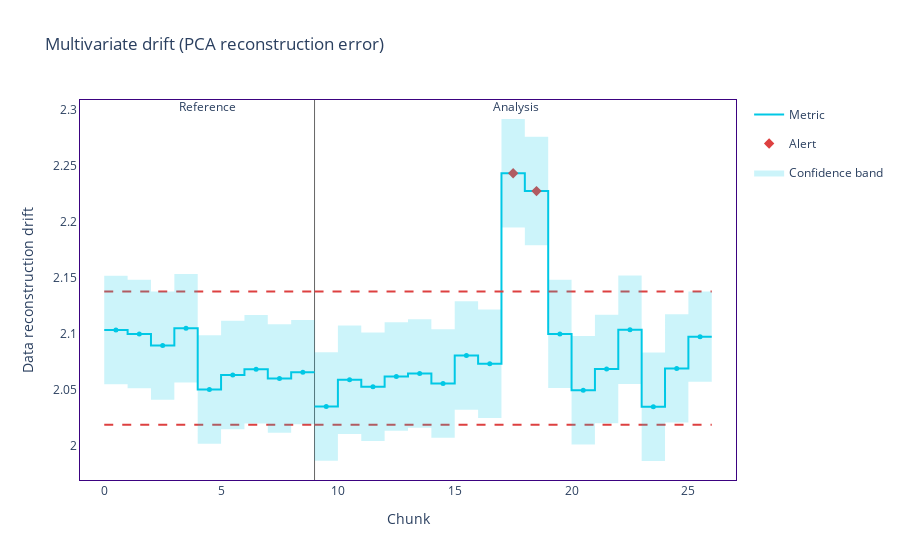

The notebook cell this image was saved under:
### Code cell
figure = results_multivariate.plot()
figure.show()

### Figure 1 — Plotly figure (JSON) as saved in the notebook; plotly's stock layout.template omitted (floating-point values rounded to 4 significant figures)
{"data": [{"hoverinfo": "skip", "legendgroup": "metric_reference", "line": {"color": "#00c8e5", "shape": "hv", "width": 2}, "mode": "lines", "name": "Metric", "showlegend": true, "x": [0, 1, 2, 3, 4, 5, 6, 7, 8, 9], "y": [2.103, 2.1, 2.089, 2.105, 2.05, 2.063, 2.068, 2.06, 2.066, 2.066], "type": "scatter"}, {"customdata": [["Data reconstruction drift", "<b style=\"color:#00c8e5;line-height:60px\">Reference</b>", "", "[0:4999]", "Chunk index: <b>0</b>", 2.103, 0.0484], ["Data reconstruction drift", "<b style=\"color:#00c8e5;line-height:60px\">Reference</b>", "", "[5000:9999]", "Chunk index: <b>1</b>", 2.1, 0.0484], ["Data reconstruction drift", "<b style=\"color:#00c8e5;line-height:60px\">Reference</b>", "", "[10000:14999]", "Chunk index: <b>2</b>", 2.09, 0.0484], ["Data reconstruction drift", "<b style=\"color:#00c8e5;line-height:60px\">Reference</b>", "", "[15000:19999]", "Chunk index: <b>3</b>", 2.105, 0.0484], ["Data reconstruction drift", "<b style=\"color:#00c8e5;line-height:60px\">Reference</b>", "", "[20000:24999]", "Chunk index: <b>4</b>", 2.05, 0.0484], ["Data reconstruction drift", "<b style=\"color:#00c8e5;line-height:60px\">Reference</b>", "", "[25000:29999]", "Chunk index: <b>5</b>", 2.063, 0.0484], ["Data reconstruction drift", "<b style=\"color:#00c8e5;line-height:60px\">Reference</b>", "", "[30000:34999]", "Chunk index: <b>6</b>", 2.068, 0.0484], ["Data reconstruction drift", "<b style=\"color:#00c8e5;line-height:60px\">Reference</b>", "", "[35000:39999]", "Chunk index: <b>7</b>", 2.06, 0.0484], ["Data reconstruction drift", "<b style=\"color:#00c8e5;line-height:60px\">Reference</b>", "", "[40000:45404]", "Chunk index: <b>8</b>", 2.066, 0.0466]], "hovertemplate": "%{customdata[1]} &nbsp; &nbsp; %{customdata[2]} <br />Chunk: <b>%{customdata[3]}</b> &nbsp; &nbsp; %{customdata[4]} <br />%{customdata[0]}: <b>%{customdata[5]}</b><br />Confidence band: +/- <b>%{customdata[6]}</b><br /><extra></extra>", "legendgroup": "metric_reference", "marker": {"color": "#00c8e5", "size": 5, "symbol": "circle"}, "mode": "markers", "name": "Metric", "showlegend": false, "x": [0.5, 1.5, 2.5, 3.5, 4.5, 5.5, 6.5, 7.5, 8.5], "y": [2.103, 2.1, 2.089, 2.105, 2.05, 2.063, 2.068, 2.06, 2.066, 2.066], "type": "scatter"}, {"hoverinfo": "skip", "legendgroup": "metric_analysis", "line": {"color": "#00c8e5", "shape": "hv", "width": 2}, "mode": "lines", "name": "Metric", "showlegend": false, "x": [9, 10, 11, 12, 13, 14, 15, 16, 17, 18, 19, 20, 21, 22, 23, 24, 25, 26], "y": [2.035, 2.059, 2.053, 2.062, 2.065, 2.056, 2.081, 2.073, 2.243, 2.227, 2.1, 2.05, 2.069, 2.104, 2.035, 2.069, 2.097, 2.097], "type": "scatter"}, {"customdata": [["Data reconstruction drift", "<b style=\"color:#3b0280;line-height:60px\">Analysis</b>", "", "[0:4999]", "Chunk index: <b>0</b>", 2.035, 0.0484], ["Data reconstruction drift", "<b style=\"color:#3b0280;line-height:60px\">Analysis</b>", "", "[5000:9999]", "Chunk index: <b>1</b>", 2.059, 0.0484], ["Data reconstruction drift", "<b style=\"color:#3b0280;line-height:60px\">Analysis</b>", "", "[10000:14999]", "Chunk index: <b>2</b>", 2.053, 0.0484], ["Data reconstruction drift", "<b style=\"color:#3b0280;line-height:60px\">Analysis</b>", "", "[15000:19999]", "Chunk index: <b>3</b>", 2.062, 0.0484], ["Data reconstruction drift", "<b style=\"color:#3b0280;line-height:60px\">Analysis</b>", "", "[20000:24999]", "Chunk index: <b>4</b>", 2.065, 0.0484], ["Data reconstruction drift", "<b style=\"color:#3b0280;line-height:60px\">Analysis</b>", "", "[25000:29999]", "Chunk index: <b>5</b>", 2.056, 0.0484], ["Data reconstruction drift", "<b style=\"color:#3b0280;line-height:60px\">Analysis</b>", "", "[30000:34999]", "Chunk index: <b>6</b>", 2.081, 0.0484], ["Data reconstruction drift", "<b style=\"color:#3b0280;line-height:60px\">Analysis</b>", "", "[35000:39999]", "Chunk index: <b>7</b>", 2.073, 0.0484], ["Data reconstruction drift", "<b style=\"color:#3b0280;line-height:60px\">Analysis</b>", "<span style=\"color:#AD0000\">⚠ <b>Drift detected</b></span>", "[40000:44999]", "Chunk index: <b>8</b>", 2.243, 0.0484], ["Data reconstruction drift", "<b style=\"color:#3b0280;line-height:60px\">Analysis</b>", "<span style=\"color:#AD0000\">⚠ <b>Drift detected</b></span>", "[45000:49999]", "Chunk index: <b>9</b>", 2.228, 0.0484], ["Data reconstruction drift", "<b style=\"color:#3b0280;line-height:60px\">Analysis</b>", "", "[50000:54999]", "Chunk index: <b>10</b>", 2.1, 0.0484], ["Data reconstruction drift", "<b style=\"color:#3b0280;line-height:60px\">Analysis</b>", "", "[55000:59999]", "Chunk index: <b>11</b>", 2.05, 0.0484], ["Data reconstruction drift", "<b style=\"color:#3b0280;line-height:60px\">Analysis</b>", "", "[60000:64999]", "Chunk index: <b>12</b>", 2.069, 0.0484], ["Data reconstruction drift", "<b style=\"color:#3b0280;line-height:60px\">Analysis</b>", "", "[65000:69999]", "Chunk index: <b>13</b>", 2.104, 0.0484], ["Data reconstruction drift", "<b style=\"color:#3b0280;line-height:60px\">Analysis</b>", "", "[70000:74999]", "Chunk index: <b>14</b>", 2.035, 0.0484], ["Data reconstruction drift", "<b style=\"color:#3b0280;line-height:60px\">Analysis</b>", "", "[75000:79999]", "Chunk index: <b>15</b>", 2.069, 0.0484], ["Data reconstruction drift", "<b style=\"color:#3b0280;line-height:60px\">Analysis</b>", "", "[80000:87204]", "Chunk index: <b>16</b>", 2.098, 0.0403]], "hovertemplate": "%{customdata[1]} &nbsp; &nbsp; %{customdata[2]} <br />Chunk: <b>%{customdata[3]}</b> &nbsp; &nbsp; %{customdata[4]} <br />%{customdata[0]}: <b>%{customdata[5]}</b><br />Confidence band: +/- <b>%{customdata[6]}</b><br /><extra></extra>", "legendgroup": "metric_analysis", "marker": {"color": "#00c8e5", "size": 5, "symbol": "circle"}, "mode": "markers", "name": "Metric", "showlegend": false, "x": [9.5, 10.5, 11.5, 12.5, 13.5, 14.5, 15.5, 16.5, 17.5, 18.5, 19.5, 20.5, 21.5, 22.5, 23.5, 24.5, 25.5], "y": [2.035, 2.059, 2.053, 2.062, 2.065, 2.056, 2.081, 2.073, 2.243, 2.227, 2.1, 2.05, 2.069, 2.104, 2.035, 2.069, 2.097, 2.097], "type": "scatter"}, {"hoverinfo": "skip", "legendgroup": "alert", "marker": {"color": "#DD4040", "size": 8, "symbol": "diamond"}, "mode": "markers", "name": "Alert", "showlegend": true, "x": [17.5, 18.5], "y": [2.243, 2.227], "type": "scatter"}, {"hoverinfo": "skip", "legendgroup": "thresh", "line": {"color": "#DD4040", "dash": "dash", "width": 2}, "mode": "lines", "name": "Threshold", "showlegend": false, "x": [0, 1, 2, 3, 4, 5, 6, 7, 8, 9], "y": [2.138, 2.138, 2.138, 2.138, 2.138, 2.138, 2.138, 2.138, 2.138, 2.138], "type": "scatter"}, {"hoverinfo": "skip", "legendgroup": "thresh", "line": {"color": "#DD4040", "dash": "dash", "width": 2}, "mode": "lines", "name": "Threshold", "showlegend": false, "x": [0, 1, 2, 3, 4, 5, 6, 7, 8, 9], "y": [2.019, 2.019, 2.019, 2.019, 2.019, 2.019, 2.019, 2.019, 2.019, 2.019], "type": "scatter"}, {"hoverinfo": "skip", "legendgroup": "thresh", "line": {"color": "#DD4040", "dash": "dash", "width": 2}, "mode": "lines", "name": "Threshold", "showlegend": false, "x": [9, 10, 11, 12, 13, 14, 15, 16, 17, 18, 19, 20, 21, 22, 23, 24, 25, 26], "y": [2.138, 2.138, 2.138, 2.138, 2.138, 2.138, 2.138, 2.138, 2.138, 2.138, 2.138, 2.138, 2.138, 2.138, 2.138, 2.138, 2.138, 2.138], "type": "scatter"}, {"hoverinfo": "skip", "legendgroup": "thresh", "line": {"color": "#DD4040", "dash": "dash", "width": 2}, "mode": "lines", "name": "Threshold", "showlegend": false, "x": [9, 10, 11, 12, 13, 14, 15, 16, 17, 18, 19, 20, 21, 22, 23, 24, 25, 26], "y": [2.019, 2.019, 2.019, 2.019, 2.019, 2.019, 2.019, 2.019, 2.019, 2.019, 2.019, 2.019, 2.019, 2.019, 2.019, 2.019, 2.019, 2.019], "type": "scatter"}, {"hoverinfo": "skip", "line": {"color": "rgba(0,0,0,0)", "shape": "hv"}, "mode": "lines", "name": "Confidence band", "showlegend": false, "x": [0, 1, 2, 3, 4, 5, 6, 7, 8, 9], "y": [2.152, 2.148, 2.138, 2.153, 2.099, 2.112, 2.117, 2.108, 2.112, 2.112], "type": "scatter"}, {"fill": "tonexty", "fillcolor": "rgba(0.0, 0.7843137254901961, 0.8980392156862745, 0.2)", "hoverinfo": "skip", "line": {"color": "rgba(0,0,0,0)", "shape": "hv"}, "mode": "lines", "name": "Confidence band", "showlegend": true, "x": [0, 1, 2, 3, 4, 5, 6, 7, 8, 9], "y": [2.055, 2.051, 2.041, 2.057, 2.002, 2.015, 2.02, 2.012, 2.019, 2.019], "type": "scatter"}, {"hoverinfo": "skip", "line": {"color": "rgba(0,0,0,0)", "shape": "hv"}, "mode": "lines", "name": "Confidence band", "showlegend": false, "x": [9, 10, 11, 12, 13, 14, 15, 16, 17, 18, 19, 20, 21, 22, 23, 24, 25, 26], "y": [2.084, 2.107, 2.101, 2.11, 2.113, 2.104, 2.129, 2.122, 2.292, 2.276, 2.148, 2.098, 2.117, 2.152, 2.083, 2.118, 2.138, 2.138], "type": "scatter"}, {"fill": "tonexty", "fillcolor": "rgba(0.0, 0.7843137254901961, 0.8980392156862745, 0.2)", "hoverinfo": "skip", "line": {"color": "rgba(0,0,0,0)", "shape": "hv"}, "mode": "lines", "name": "Confidence band", "showlegend": false, "x": [9, 10, 11, 12, 13, 14, 15, 16, 17, 18, 19, 20, 21, 22, 23, 24, 25, 26], "y": [1.987, 2.011, 2.004, 2.014, 2.016, 2.007, 2.032, 2.025, 2.195, 2.179, 2.052, 2.001, 2.02, 2.055, 1.986, 2.021, 2.057, 2.057], "type": "scatter"}], "layout": {"hoverlabel": {"bgcolor": "white", "font": {"size": 14}}, "legend": {"itemclick": false, "itemdoubleclick": false, "traceorder": "grouped"}, "paper_bgcolor": "rgba(255,255,255,1)", "plot_bgcolor": "rgba(255,255,255,1)", "title": {"text": "Multivariate drift (PCA reconstruction error)"}, "xaxis": {"linecolor": "#3b0280", "mirror": true, "showgrid": false, "title": {"text": "Chunk"}, "zeroline": false, "matches": "x"}, "yaxis": {"linecolor": "#3b0280", "mirror": true, "showgrid": false, "title": {"text": "Data reconstruction drift"}, "zeroline": false}, "shapes": [{"layer": "below", "line": {"color": "#666666", "width": 1}, "type": "line", "x0": 9, "x1": 9, "xref": "x", "y0": 0, "y1": 1, "yref": "y domain"}], "annotations": [{"showarrow": false, "text": "Reference", "x": 4.0, "xshift": 10, "y": 1.01, "yref": "y domain"}, {"showarrow": false, "text": "Analysis", "x": 17.0, "xshift": 15, "y": 1.01, "yref": "y domain"}]}}
